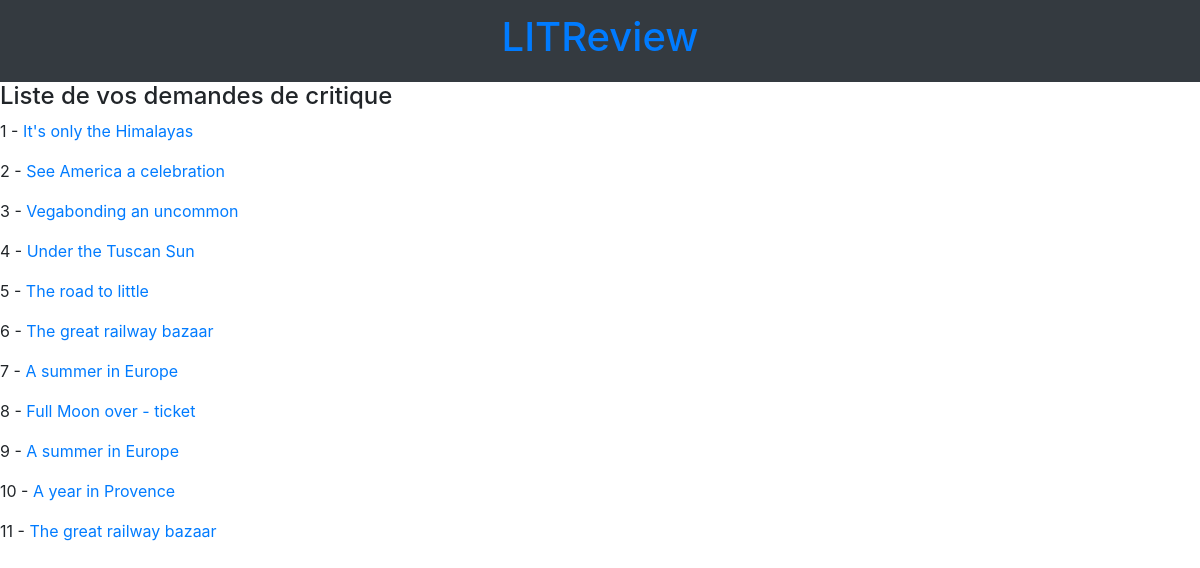
The app's page /tickets/list/, older data.
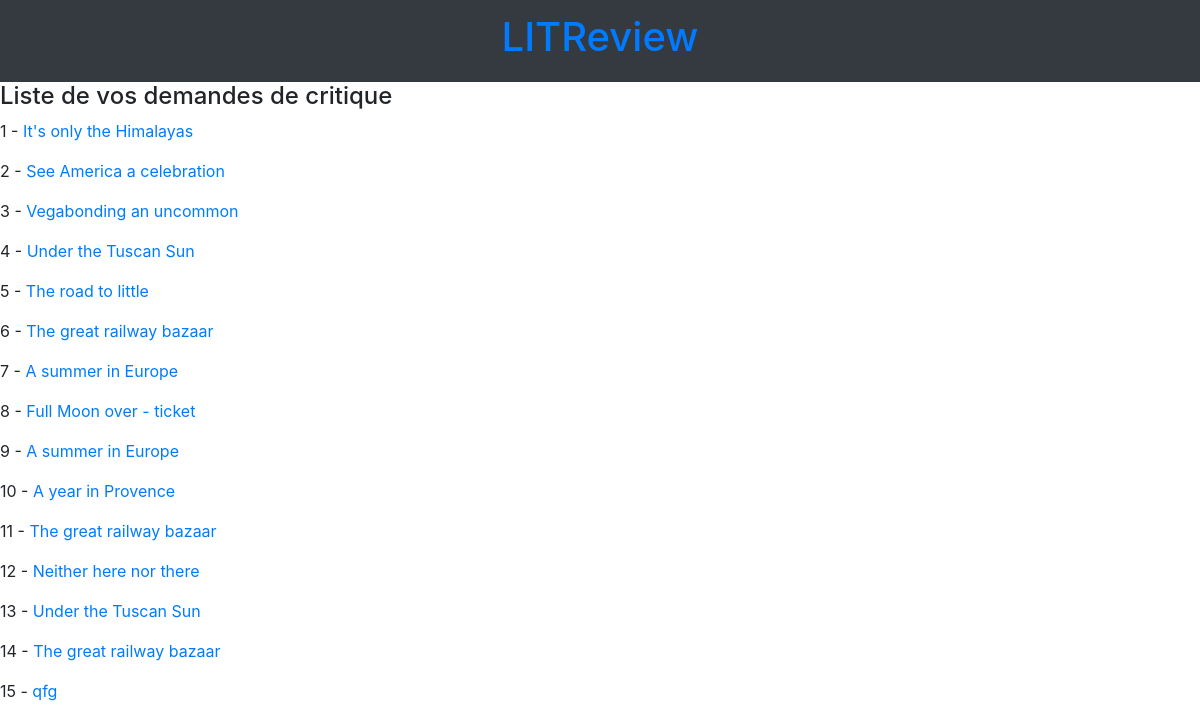
The same page, newer data.
### reviews/models.py (models this page shows, shortened)
class Ticket(models.Model):
    title = models.CharField(max_length=128)
    description = models.TextField(max_length=2048, blank=True)
    user = models.ForeignKey(to=settings.AUTH_USER_MODEL, on_delete=models.CASCADE, related_name='tickets')
    image = models.ImageField(null=True, blank=True, upload_to="images/")
    time_created = models.DateTimeField(auto_now_add=True)
    def get_absolute_url(self):
        return reverse("reviews:ticket-detail",  kwargs={"pk": self.id})

### reviews/views.py (the view)
# urls.py: path('tickets/list/', views.TicketListView.as_view(), name='ticket-list'),
class TicketListView(ListView):
    template_name = 'tickets/ticket_list.html'
    queryset = Ticket.objects.all()

### reviews/templates/tickets/ticket_list.html
{% extends 'reviews/header.html' %}
{% block content %}
     <h4>Liste de vos demandes de critique</h4>
     {% for instance in object_list %}
          <p>{{ forloop.counter }} - <a href='{{ instance.get_absolute_url }}'>{{ instance.title }}</a></p>
     {% endfor %}
{% endblock %}

Row changes from the older to the newer data that the page shows:
added Ticket: title "Neither here nor there"
added Ticket: title "Under the Tuscan Sun"
added Ticket: title "The great railway bazaar"
added Ticket: title "qfg"
